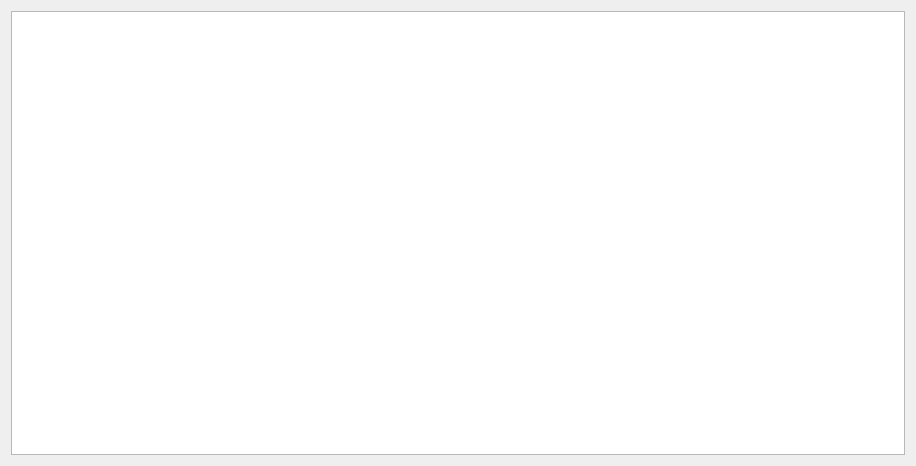
<?xml version="1.0" encoding="UTF-8"?>
<ui version="4.0">
 <class>Form</class>
 <widget class="QWidget" name="Form">
  <property name="geometry">
   <rect>
    <x>0</x>
    <y>0</y>
    <width>916</width>
    <height>466</height>
   </rect>
  </property>
  <property name="windowTitle">
   <string>Form</string>
  </property>
  <layout class="QVBoxLayout" name="verticalLayout">
   <item>
    <widget class="QPlainTextEdit" name="metadata_textedit">
     <property name="font">
      <font>
       <family>Monospace</family>
      </font>
     </property>
     <property name="readOnly">
      <bool>true</bool>
     </property>
     <property name="plainText">
      <string/>
     </property>
     <property name="placeholderText">
      <string>Select a run from the table on the left to view metadata.</string>
     </property>
    </widget>
   </item>
  </layout>
 </widget>
 <resources/>
 <connections/>
</ui>
